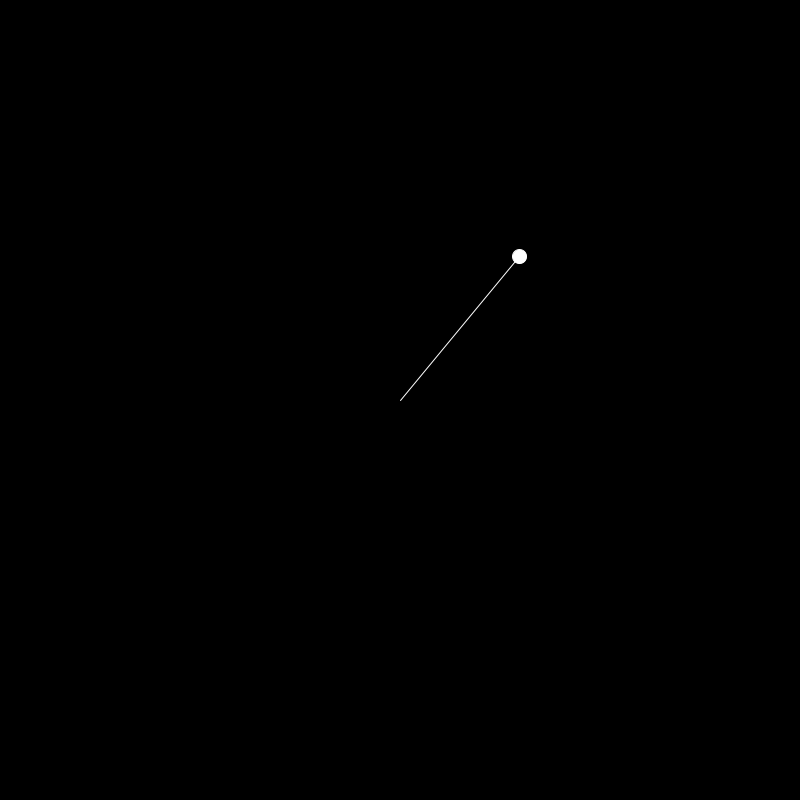
Frame 1 (no input)
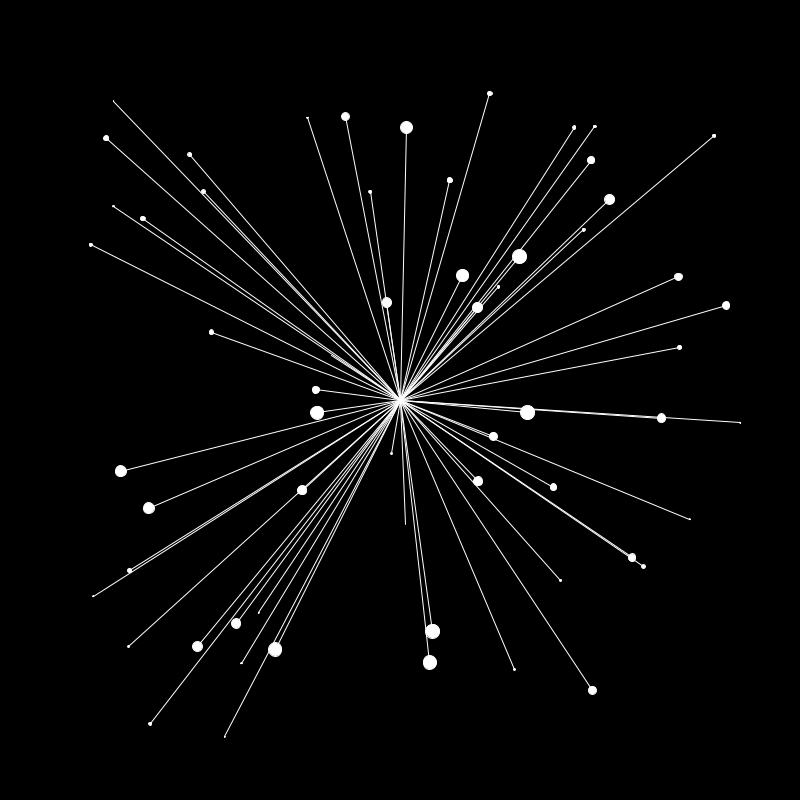
Frame 60 (the mouse pressed at the canvas centre just before this capture)
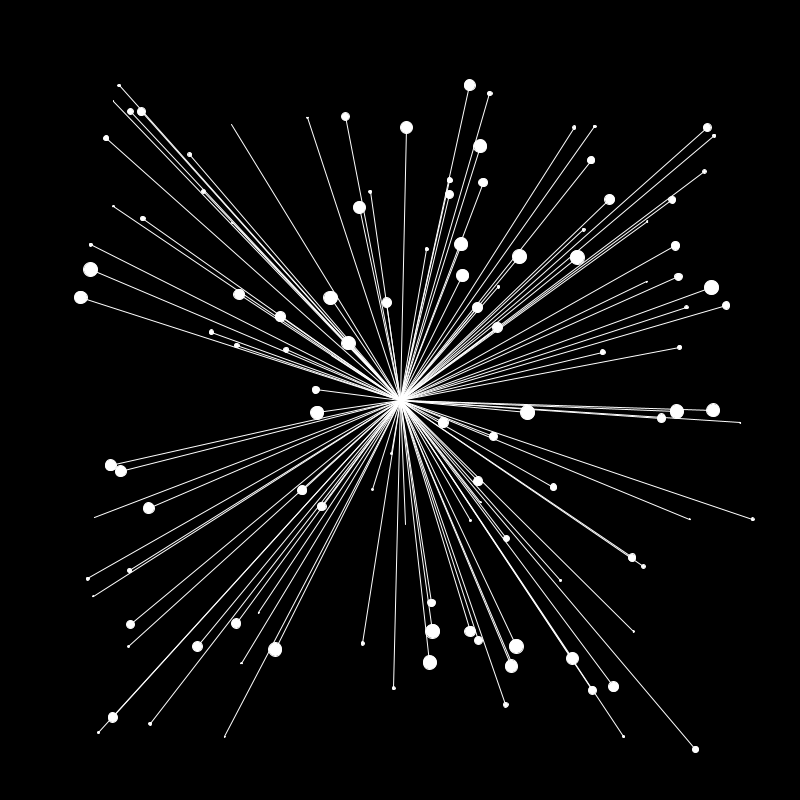
Frame 120 (the mouse held since frame 60 and released just before this capture)

The Processing sketch that drew these frames (run headless with seeded random() and noise(); from frame 60 on, the mouse is pressed at the canvas centre):

// Processing sketch: arbol2d
// ── arbol2d.pde
float x1, y1, r;
float d = 10;
float m =5;
int c =0;

void setup(){
    size(800,800);
    background(0);
}

void draw(){
    rectMode(CENTER);
    arbol((float)width/2, (float)height/2);
}

void arbol(float x, float y){
    fill(255); stroke(255);
    x1=random(80, width - 40);
    y1=random(80, height - 40);
    r = random(m-d, m+d);
    if(c>230){
        if(c==231){
            background(0,0,0);
        }
        fill(255,0,0);
        //stroke();
    }
    line(x,y, x1, y1);
    ellipse(x1, y1, r, r);
        
    c++;
    println("iteración: " + c);
    delay(10);
}


void keyPressed() {
   if(key=='1'){
     noLoop();
   }
  
}
